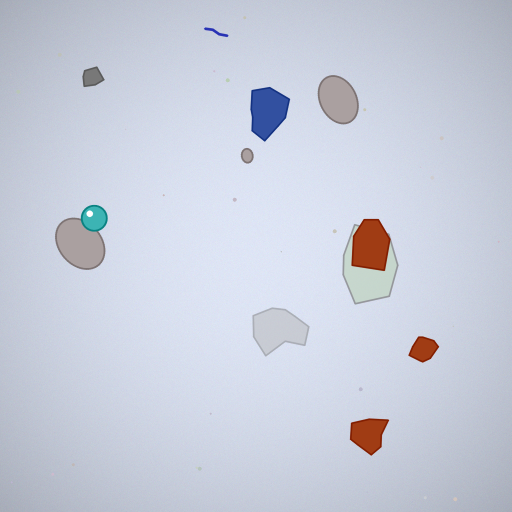
#> input picture backend/ml/dataset/samples/demo_moderate_river_sample.png, 1024 x 1024 px (shown at 1/2 size)
$ python detector.py   (older library calls are emulated)
#> lines starting #> are read from the running program, lines starting #| are printed output that depends on the picture; after the words box and inside, x2 and y2 are one past the last pixel; in counts of white or black regions, pixels touching at a corner belong together
### ml/scripts/preprocess.py
"""
Microscope Image Preprocessing Pipeline for Microplastic Particle Detection
Provides standard image enhancement, noise filtration, illumination correction,
and optical calibration conversions for laboratory microscope captures.
"""

import cv2
import numpy as np
from typing import Tuple, Dict, Any, Optional

class MicroscopePreprocessor:
    """
    Standard optical microscope preprocessing pipeline:
    - CLAHE (Contrast-Limited Adaptive Histogram Equalization)
    - Background illumination normalization / condenser correction
    - Edge-preserving denoising (Bilateral filtering)
    - Pixel-to-micrometer physical scale calibration
    """

    def __init__(self, default_pixel_scale_um: float = 1.25):
        """
        :param default_pixel_scale_um: Micrometers per pixel (e.g. 1.25 um/pixel at 10x objective).
        """
        self.pixel_scale_um = default_pixel_scale_um
        self.clahe = cv2.createCLAHE(clipLimit=2.5, tileGridSize=(8, 8))

    # [19 lines left out: function set_optical_magnification, not called in this run]

    def pixels_to_micrometers(self, px_dim: float) -> float:
        """Convert pixel dimension to micrometers."""
        return round(float(px_dim * self.pixel_scale_um), 2)

    def micrometers_to_pixels(self, um_dim: float) -> float:
        """Convert micrometer dimension to pixels."""
        return float(um_dim / self.pixel_scale_um)

    def enhance_contrast(self, image_bgr: np.ndarray) -> np.ndarray:
        """
        Apply CLAHE in LAB color space (L channel only)
        to prevent color distortion while dramatically boosting particle visibility.
        """
        lab = cv2.cvtColor(image_bgr, cv2.COLOR_BGR2LAB)
        l, a, b = cv2.split(lab)
        enhanced_l = self.clahe.apply(l)
        enhanced_lab = cv2.merge((enhanced_l, a, b))
        return cv2.cvtColor(enhanced_lab, cv2.COLOR_LAB2BGR)

    def correct_illumination(self, image_bgr: np.ndarray) -> np.ndarray:
        """
        Estimate background lighting gradient using a large Gaussian blur kernel
        and normalize condenser brightness variance across the microscope field.
        """
        gray = cv2.cvtColor(image_bgr, cv2.COLOR_BGR2GRAY)
        # Background estimation with large kernel
        bg = cv2.GaussianBlur(gray, (101, 101), 0)
        # Difference from background
        diff = cv2.subtract(bg, gray)
        # Normalize
        norm = cv2.normalize(diff, None, alpha=0, beta=255, norm_type=cv2.NORM_MINMAX, dtype=cv2.CV_8U)
        return norm

    def denoise(self, image_bgr: np.ndarray) -> np.ndarray:
        """
        Bilateral filter to smooth fluid grain while preserving sharp particle boundaries.
        """
        return cv2.bilateralFilter(image_bgr, d=7, sigmaColor=50, sigmaSpace=50)

    def process(self, image_bgr: np.ndarray) -> Dict[str, Any]:
        """
        Full standardized pipeline execution returning enhanced image and analysis artifacts.
        """
        denoised = self.denoise(image_bgr)
        enhanced = self.enhance_contrast(denoised)
        illum_corrected = self.correct_illumination(enhanced)

        return {
            "preprocessed_bgr": enhanced,
            "illumination_corrected_gray": illum_corrected,
            "pixel_scale_um": self.pixel_scale_um
        }


# [14 lines that do not run on import are left out]

### backend/ml/models/detector.py
"""
Microplastic Detection and Particle Classification Engine
Implements computer vision and morphological machine learning to localize,
classify, and physically measure microplastic particles in optical microscope images.

Supported Particle Morphologies:
- fiber: Elongated filament / thread (nylon, polyester)
- fragment: Sharp, angular polygonal shard (polyethylene, polypropylene)
- pellet: Smooth rounded or cylindrical resin pellet / nurdle
- film: Thin, undulating translucent membrane sheet
- sphere: Circular microbead with specular highlight
"""

import math
import numpy as np
import cv2
from typing import List, Dict, Any, Tuple, Optional
import sys
from pathlib import Path

# Add project root to sys.path
project_root = Path(__file__).resolve().parent.parent.parent
if str(project_root) not in sys.path:
    sys.path.insert(0, str(project_root))

from ml.scripts.preprocess import MicroscopePreprocessor

CLASS_COLORS = {
    "fiber": (255, 90, 40),     # Bright Blue (BGR)
    "fragment": (40, 180, 240), # Vibrant Amber
    "pellet": (60, 220, 120),   # Bright Green
    "film": (200, 120, 220),    # Lavender / Purple
    "sphere": (50, 60, 240)     # Crimson Red
}

class MicroplasticDetector:
    """
    AI / Computer Vision Microplastic Particle Detector.
    Extracts candidate bounding boxes, analyzes morphological descriptors,
    estimates physical particle size (micrometers), and classifies polymer morphologies.
    """

    def __init__(self, confidence_threshold: float = 0.50, default_scale_um: float = 1.25):
        self.confidence_threshold = confidence_threshold
        self.preprocessor = MicroscopePreprocessor(default_pixel_scale_um=default_scale_um)

    def set_optical_magnification(self, objective: str):
        return self.preprocessor.set_optical_magnification(objective)

    def _morphological_features(self, contour, mask, img_bgr, rect) -> Dict[str, float]:
        """Compute comprehensive geometric and optical features for classification."""
        area = cv2.contourArea(contour)
        perimeter = cv2.arcLength(contour, True)

        if perimeter == 0 or area == 0:
            return None

        # Circularity / isoperimetric quotient: 4 * pi * Area / Perimeter^2
        circularity = (4.0 * math.pi * area) / (perimeter * perimeter)
        circularity = min(1.0, max(0.0, circularity))

        # Convex Hull and Solidity
        hull = cv2.convexHull(contour)
        hull_area = cv2.contourArea(hull)
        solidity = float(area / hull_area) if hull_area > 0 else 0.0

        # Minimum bounding rectangle (rotated) for true aspect ratio
        _, (rw, rh), _ = cv2.minAreaRect(contour)
        major_axis = max(rw, rh)
        minor_axis = max(1.0, min(rw, rh))
        aspect_ratio = major_axis / minor_axis

        # Extent in bounding box
        x, y, w, h = rect
        rect_area = w * h
        extent = float(area / rect_area) if rect_area > 0 else 0.0

        # Color variance and contrast inside contour
        c_mask = np.zeros(img_bgr.shape[:2], dtype=np.uint8)
        cv2.drawContours(c_mask, [contour], -1, 255, -1)
        mean_val, std_val = cv2.meanStdDev(img_bgr, mask=c_mask)
        color_std = float(np.mean(std_val))

        return {
            "area": area,
            "perimeter": perimeter,
            "circularity": circularity,
            "solidity": solidity,
            "aspect_ratio": aspect_ratio,
            "major_axis": major_axis,
            "minor_axis": minor_axis,
            "extent": extent,
            "color_std": color_std
        }

    def _classify_particle(self, features: Dict[str, float]) -> Tuple[str, float]:
        """
        Classify particle morphology using geometric and optical descriptors.
        Returns: (particle_type, confidence)
        """
        ar = features["aspect_ratio"]
        circ = features["circularity"]
        solidity = features["solidity"]
        extent = features["extent"]
        area = features["area"]

        # 1. FIBER: high aspect ratio, elongated slender thread
        if ar >= 3.2 or (ar >= 2.4 and solidity < 0.65):
            conf = min(0.98, 0.70 + (min(ar, 10.0) / 10.0) * 0.28)
            return "fiber", round(conf, 2)

        # 2. SPHERE: High circularity, high solidity, near 1:1 aspect ratio
        if circ >= 0.78 and solidity >= 0.88 and ar <= 1.35:
            conf = min(0.99, 0.75 + (circ * 0.24))
            return "sphere", round(conf, 2)

        # 3. PELLET: Compact, rounded/cylindrical, smooth edge (high solidity, moderate circ)
        if solidity >= 0.82 and 0.55 <= circ < 0.80 and ar <= 2.2:
            conf = min(0.96, 0.72 + (solidity * 0.24))
            return "pellet", round(conf, 2)

        # 4. FILM: Large surface area, irregular contour, lower solidity
        if area > 1200 and (solidity < 0.75 or extent < 0.55):
            conf = min(0.95, 0.70 + (1.0 - solidity) * 0.25)
            return "film", round(conf, 2)

        # 5. FRAGMENT: Angular jagged shard (default solid polymer piece)
        conf = min(0.97, 0.68 + (1.0 - abs(solidity - 0.75)) * 0.29)
        return "fragment", round(conf, 2)

    def _apply_nms(self, detections: List[Dict[str, Any]], iou_threshold: float = 0.35) -> List[Dict[str, Any]]:
        """Non-Maximum Suppression to remove redundant overlapping bounding boxes."""
        if not detections:
            return []

        boxes = np.array([[d["x_min"], d["y_min"], d["x_max"], d["y_max"]] for d in detections])
        scores = np.array([d["confidence"] for d in detections])

        x1 = boxes[:, 0]
        y1 = boxes[:, 1]
        x2 = boxes[:, 2]
        y2 = boxes[:, 3]
        areas = (x2 - x1) * (y2 - y1)
        order = scores.argsort()[::-1]

        keep = []
        while order.size > 0:
            i = order[0]
            keep.append(i)

            xx1 = np.maximum(x1[i], x1[order[1:]])
            yy1 = np.maximum(y1[i], y1[order[1:]])
            xx2 = np.minimum(x2[i], x2[order[1:]])
            yy2 = np.minimum(y2[i], y2[order[1:]])

            w = np.maximum(0.0, xx2 - xx1)
            h = np.maximum(0.0, yy2 - yy1)
            intersection = w * h

            iou = intersection / (areas[i] + areas[order[1:]] - intersection)
            inds = np.where(iou <= iou_threshold)[0]
            order = order[inds + 1]

        return [detections[idx] for idx in keep]

    def detect(self, image_bgr: np.ndarray, optical_scale_um: Optional[float] = None) -> Dict[str, Any]:
        """
        Execute full microplastic detection and characterization pipeline on an image.
        Returns:
            {
                "total_count": int,
                "particles": List[Dict],
                "particle_type_summary": Dict[str, int],
                "average_size_um": float,
                "optical_scale_um": float
            }
        """
        if optical_scale_um is not None:
            self.preprocessor.pixel_scale_um = optical_scale_um

        height, width = image_bgr.shape[:2]
        prep_artifacts = self.preprocessor.process(image_bgr)
        enhanced_bgr = prep_artifacts["preprocessed_bgr"]
        gray = cv2.cvtColor(enhanced_bgr, cv2.COLOR_BGR2GRAY)

        # Multi-scale adaptive thresholding & background subtraction
        bg_blur = cv2.GaussianBlur(gray, (55, 55), 0)
        diff = cv2.absdiff(gray, bg_blur)

        # Otsu thresholding combined with adaptive threshold
        _, thresh_otsu = cv2.threshold(diff, 0, 255, cv2.THRESH_BINARY + cv2.THRESH_OTSU)
        thresh_adapt = cv2.adaptiveThreshold(
            gray, 255, cv2.ADAPTIVE_THRESH_GAUSSIAN_C, cv2.THRESH_BINARY_INV, 25, 4
        )
        combined_thresh = cv2.bitwise_or(thresh_otsu, thresh_adapt)

        # Morphological filtering to close small gaps in fibers and remove single-pixel salt noise
        kernel = cv2.getStructuringElement(cv2.MORPH_ELLIPSE, (3, 3))
        cleaned = cv2.morphologyEx(combined_thresh, cv2.MORPH_OPEN, kernel, iterations=1)
        cleaned = cv2.morphologyEx(cleaned, cv2.MORPH_CLOSE, kernel, iterations=1)

        # Find connected components / contours
        contours, _ = cv2.findContours(cleaned, cv2.RETR_EXTERNAL, cv2.CHAIN_APPROX_SIMPLE)

        candidate_detections = []
        min_area = 25  # Filter out trivial noise specks (< 5 um)

        for contour in contours:
            area = cv2.contourArea(contour)
            if area < min_area:
                continue

            x, y, w, h = cv2.boundingRect(contour)

            # Filter edge artifacts from the camera microscope aperture border
            border_margin = 8
            if x <= border_margin or y <= border_margin or (x + w) >= (width - border_margin) or (y + h) >= (height - border_margin):
                continue

            feats = self._morphological_features(contour, cleaned, enhanced_bgr, (x, y, w, h))
            if not feats:
                continue

            p_type, conf = self._classify_particle(feats)
            if conf < self.confidence_threshold:
                continue

            # Physical dimension in micrometers
            size_um = self.preprocessor.pixels_to_micrometers(feats["major_axis"])

            candidate_detections.append({
                "particle_type": p_type,
                "confidence": conf,
                "size_um": size_um,
                "x_min": float(x),
                "y_min": float(y),
                "x_max": float(x + w),
                "y_max": float(y + h),
                "normalized": {
                    "x_min": round(x / width, 4),
                    "y_min": round(y / height, 4),
                    "x_max": round((x + w) / width, 4),
                    "y_max": round((y + h) / height, 4)
                }
            })

        # Apply Non-Maximum Suppression
        final_particles = self._apply_nms(candidate_detections, iou_threshold=0.30)

        # Compute summary metrics
        type_summary = {"fiber": 0, "fragment": 0, "pellet": 0, "film": 0, "sphere": 0}
        total_size = 0.0
        for p in final_particles:
            p_type = p["particle_type"]
            type_summary[p_type] = type_summary.get(p_type, 0) + 1
            total_size += p["size_um"]

        avg_size = round(total_size / len(final_particles), 2) if final_particles else 0.0

        return {
            "total_count": len(final_particles),
            "particles": final_particles,
            "particle_type_summary": type_summary,
            "average_size_um": avg_size,
            "optical_scale_um": self.preprocessor.pixel_scale_um
        }

    # [39 lines left out: function render_annotated_image, not called in this run]


if __name__ == "__main__":
    from pathlib import Path
    sample_img_path = Path(__file__).resolve().parent.parent / "dataset" / "samples" / "demo_moderate_river_sample.png"

    if sample_img_path.exists():
        detector = MicroplasticDetector(confidence_threshold=0.5)
        raw_img = cv2.imread(str(sample_img_path))
#> raw_img is the input picture: shape (1024, 1024, 3); mean B, G, R 219.1, 205.2, 199.9
        results = detector.detect(raw_img)
#> in enhance_contrast, `lab = cv2.cvtColor(image_bgr, cv2.COLOR_BGR2LAB)`: lab: shape (1024, 1024, 3); mean of channels 0, 1, 2 210.4, 129.1, 120.6
#> in enhance_contrast, `l, a, b = cv2.split(lab)`:
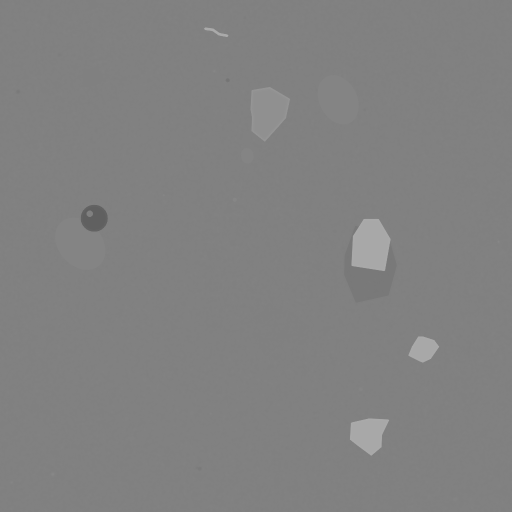
#> a: shape (1024, 1024) (shown at 1/2 size); min 96, max 170, mean 129.1
#> in enhance_contrast, `enhanced_l = self.clahe.apply(l)`:
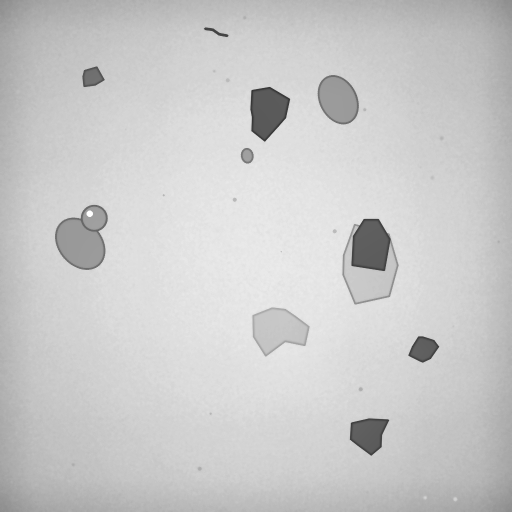
#> enhanced_l: shape (1024, 1024) (shown at 1/2 size); min 52, max 255, mean 202
#> in enhance_contrast, `enhanced_lab = cv2.merge((enhanced_l, a, b))`: enhanced_lab: shape (1024, 1024, 3); mean of channels 0, 1, 2 202, 129.1, 120.6
#> in correct_illumination, `bg = cv2.GaussianBlur(gray, (101, 101), 0)`:
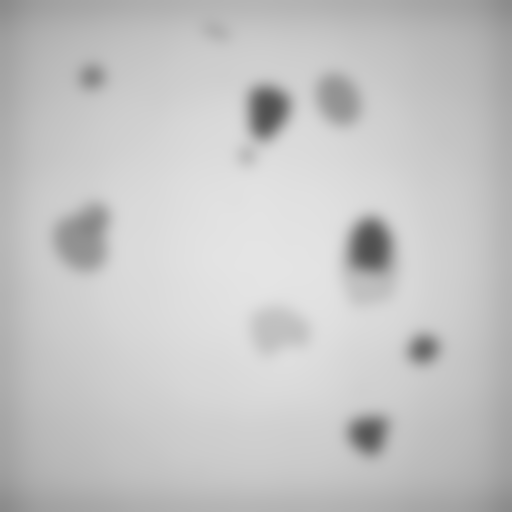
#> bg: shape (1024, 1024) (shown at 1/2 size); min 80, max 228, mean 196.2
#> in correct_illumination, `diff = cv2.subtract(bg, gray)`:
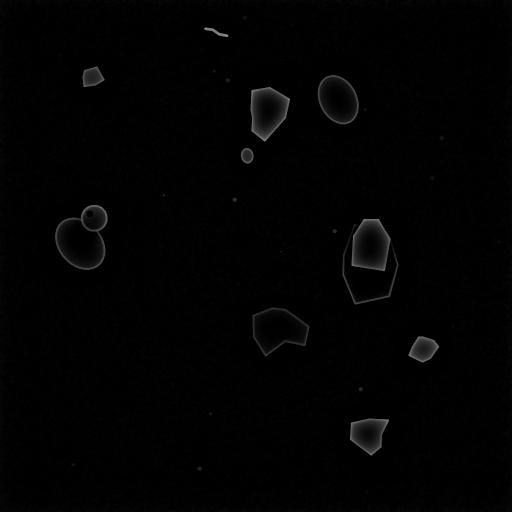
#> diff: shape (1024, 1024) (shown at 1/2 size); min 0, max 141, mean 2.1
#> in detect, `prep_artifacts = self.preprocessor.process(image_bgr)`: prep_artifacts = 3 items
#> in detect, `_, thresh_otsu = cv2.threshold(diff, 0, 255, cv2.THRESH_BINARY + cv2.T..`:
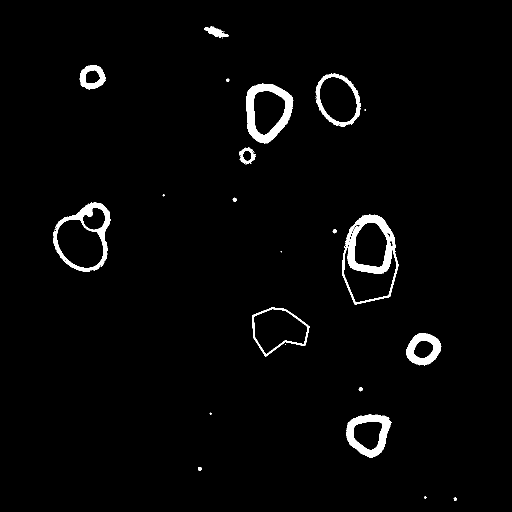
#> thresh_otsu: shape (1024, 1024) (shown at 1/2 size); 2.3% white; 30 white regions (14 under 20 px), largest, box (x1, y1, x2, y2) and area: (685, 429, 797, 609) 5259, (492, 167, 587, 287) 4383, (106, 405, 221, 544) 3491
#> in detect, `thresh_adapt = cv2.adaptiveThreshold( gray, 255, cv2.ADAPTIVE_THRESH_G..`: thresh_adapt: shape (1024, 1024); 3.2% white; 8069 white regions (8007 under 20 px), largest, box (x1, y1, x2, y2) and area: (110, 410, 216, 540) 2133, (702, 438, 782, 542) 1770, (501, 174, 581, 283) 1715
#> in detect, `combined_thresh = cv2.bitwise_or(thresh_otsu, thresh_adapt)`:
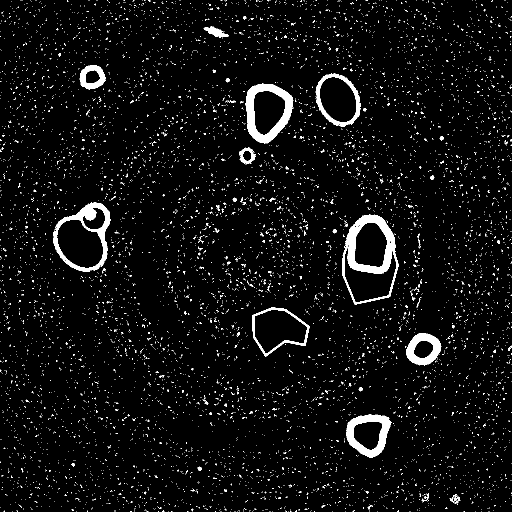
#> combined_thresh: shape (1024, 1024) (shown at 1/2 size); 4.3% white; 8079 white regions (8017 under 20 px), largest, box (x1, y1, x2, y2) and area: (684, 429, 798, 609) 5515, (492, 167, 587, 287) 4412, (106, 405, 221, 544) 3846
#> in detect, `cleaned = cv2.morphologyEx(combined_thresh, cv2.MORPH_OPEN, kernel, it..`:
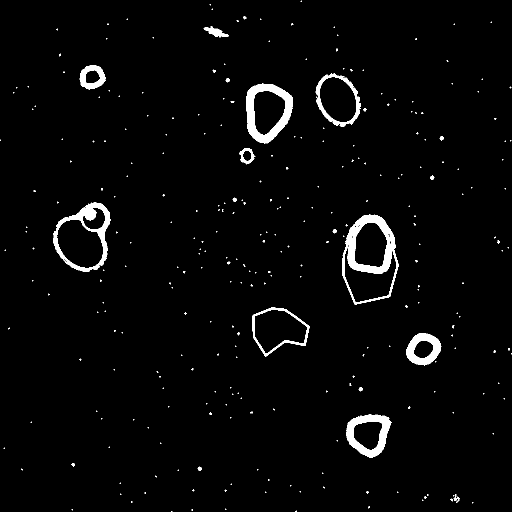
#> cleaned: shape (1024, 1024) (shown at 1/2 size); 2.6% white; 292 white regions (265 under 20 px), largest, box (x1, y1, x2, y2) and area: (684, 429, 798, 609) 5478, (492, 167, 586, 287) 4403, (106, 405, 221, 544) 3769
#> in detect, `cleaned = cv2.morphologyEx(cleaned, cv2.MORPH_CLOSE, kernel, iteration..`: cleaned: shape (1024, 1024); 2.7% white; 287 white regions (260 under 20 px)
#> in detect, `contours, _ = cv2.findContours(cleaned, cv2.RETR_EXTERNAL, cv2.CHAIN_A..`: contours = 287 contours, 266 with area under 20; largest, box (x1, y1, x2, y2) and area: (684, 429, 798, 609) 15380, (106, 405, 221, 544) 11236, (492, 167, 586, 287) 8443, (505, 615, 619, 713) 7358, (631, 147, 722, 253) 6854
#> the loop in detect, `for contour in contours:` made 287 passes
#> (perimeter in _morphological_features, circularity in _morphological_features, hull_area in _morphological_features) on passes 12, 32, 44: (86.61, 0.128, 174.5), (24.97, 0.766, 42), (309.8, 0.734, 5814)
#> after the loop in detect, `for contour in contours:`: candidate_detections = 18 items
#> in _apply_nms, `boxes = np.array([[d["x_min"], d["y_min"], d["x_max"], d["y_max"]] for..`: boxes = 18 rows, first 6: [901, 988, 920, 1006], [395, 933, 404, 942], [693, 829, 783, 915], [717, 774, 726, 783], [812, 666, 883, 731], [505, 615, 619, 713]
#> in _apply_nms, `scores = np.array([d["confidence"] for d in detections])`: scores = 18 values, max 0.97 at index 17, min 0.88 at index 0, mean 0.942
#> in _apply_nms, `x1 = boxes[:, 0]`: x1 = 18 values, max 901 at index 0, min 106 at index 8, mean 572.3
#> in _apply_nms, `y1 = boxes[:, 1]`: y1 = 18 values, max 988 at index 0, min 52 at index 17, mean 447.9
#> in _apply_nms, `x2 = boxes[:, 2]`: x2 = 18 values, max 920 at index 0, min 212 at index 16, mean 622.7
#> in _apply_nms, `y2 = boxes[:, 3]`: y2 = 18 values, max 1006 at index 0, min 75 at index 17, mean 502.4
#> in _apply_nms, `areas = (x2 - x1) * (y2 - y1)`: areas = 18 values, max 20520 at index 7, min 81 at index 1, mean 4816.3
#> in _apply_nms, `order = scores.argsort()[::-1]`: order = 18 values, max 17 at index 0, min 0 at index 17, mean 8.5
#> the loop in _apply_nms, `while order.size > 0:` made 18 passes
#> (i, xx1, yy1, xx2, yy2, iou, inds, order) on passes 10 to 11: (14, [465, 860, 479, 665, 505, 717, 451, 901], [395, 351, 296, 458, 615, 774, 933, 988], [460, 460, 460, 460, 460, 460, 404, 460], [165, 165, 165, 165, 165, 165, 165, 165], [0, 0, 0, 0, 0, 0, 0, 0], [0, 1, 2, 3, 4, 5, 6, 7], [9, 10, 11, 6, 5, 3, 1, 0]), (9, [860, 479, 665, 505, 717, 465, 901], [395, 395, 458, 615, 774, 933, 988], [474, 474, 474, 474, 474, 404, 474], [360, 329, 404, 404, 404, 404, 404], [0, 0, 0, 0, 0, 0, 0], [0, 1, 2, 3, 4, 5, 6], [10, 11, 6, 5, 3, 1, 0])
#> (i, xx1, yy1, xx2, yy2, w, iou, inds) on passes 6 to 7: (7, [693, 879, 684, 684, 684, 860, 684, 684, 684, 717, 684, 901], [829, 429, 429, 429, 429, 429, 429, 458, 615, 774, 933, 988], [783, 798, 586, 460, 474, 798, 511, 674, 619, 726, 404, 798], [609, 281, 287, 165, 404, 360, 329, 467, 609, 609, 609, 609], [90, 0, 0, 0, 0, 0, 0, 0, 0, 9, 0, 0], [0, 0, 0, 0, 0, 0, 0, 0, 0, 0, 0, 0], [0, 1, 2, 3, 4, 5, 6, 7, 8, 9, 10, 11]), (2, [879, 693, 693, 693, 860, 693, 693, 693, 717, 693, 901], [829, 829, 829, 829, 829, 829, 829, 829, 829, 933, 988], [783, 586, 460, 474, 783, 511, 674, 619, 726, 404, 783], [281, 287, 165, 404, 360, 329, 467, 713, 783, 915, 915], [0, 0, 0, 0, 0, 0, 0, 0, 9, 0, 0], [0, 0, 0, 0, 0, 0, 0, 0, 0, 0, 0], [0, 1, 2, 3, 4, 5, 6, 7, 8, 9, 10])
#> after the loop in _apply_nms, `while order.size > 0:`: keep = [17, 16, 15, 8, 4, 7, 2, 12, 13, 14, 9, 10, 11, 6, 5, 3, 1, 0]; order = empty array
#> in detect, `final_particles = self._apply_nms(candidate_detections, iou_threshold=..`: final_particles = 18 items
#> the loop in detect, `for p in final_particles:` made 18 passes
#> (p_type, total_size) on passes 1 to 12: ('fragment', 63.73), ('pellet', 127.9), ('pellet', 261.4), ('pellet', 435.6), ('sphere', 517.2), ('pellet', 733.8), ('pellet', 844.1), ('sphere', 853), ('sphere', 1001.7), ('pellet', 1010.6), ('pellet', 1019.4), ('sphere', 1028.2)
#> after the loop in detect, `for p in final_particles:`: total_size = 1253.6; type_summary = {'fiber': 0, 'fragment': 2, 'pellet': 11, 'film': 0, 'sphere': 5}
#> in detect, `avg_size = round(total_size / len(final_particles), 2) if final_partic..`: avg_size = 69.64
#> results = 5 items
        print(f"Detection executed on demo sample:")
        print(f"  Total Particles Detected: {results['total_count']}")
#|   Total Particles Detected: 18
        print(f"  Type Breakdown: {results['particle_type_summary']}")
#|   Type Breakdown: {'fiber': 0, 'fragment': 2, 'pellet': 11, 'film': 0, 'sphere': 5}
        print(f"  Average Size: {results['average_size_um']} um")
#|   Average Size: 69.64 um
    else:
        print(f"File not found: {sample_img_path}")
